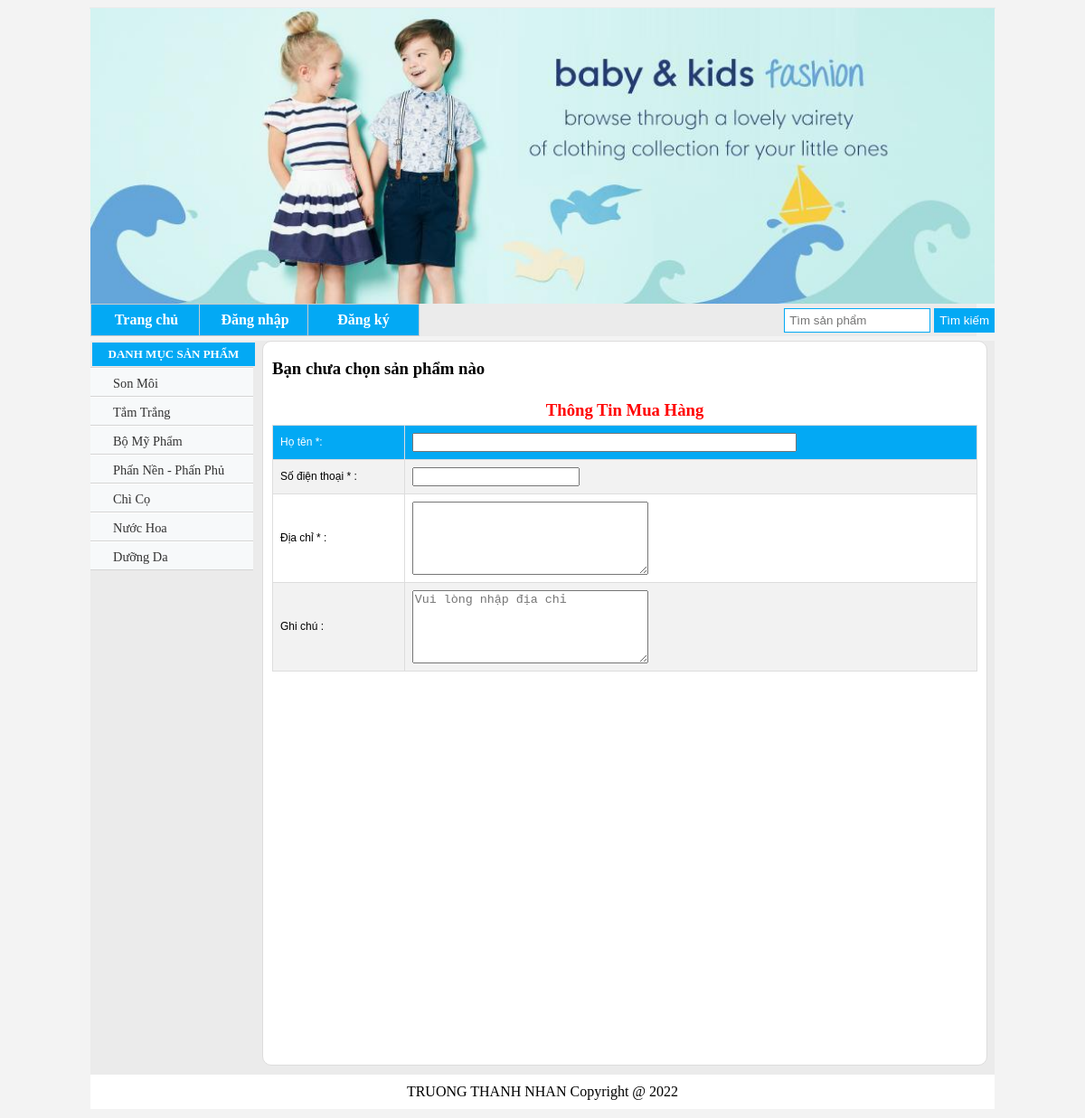
Screenshot of /index.php?action=4 with the database file from the repository.
### tables this page shows
CREATE TABLE IF NOT EXISTS `loaisp` (
  `maloai` varchar(50) NOT NULL,
  `ten` varchar(200) NOT NULL
);

### theleft.php (the view, shortened to what this page needs)
<?php
require("dbconnect.inc");
$sql= "select * from loaisp";
$result= mysqli_query($link, $sql);
?>
<div class="leftwapper">
<h2><a href="/">Danh Mục Sản Phẩm</a></h2>
<ul class="menu_cate">
<?php
	while($rows=mysqli_fetch_array($result))
	{
?>
	<li>
		<a href="danhmuc-<?php echo $rows['maloai'];?>.html"><?php echo $rows['ten'];?></a>
	</li>
<?php
	}
?>
</ul>
</div>

### css.css (style rules this page uses)
.leftwapper { float: left; width: 100%; background: rgba(204, 204, 204, 0.7); }
.leftwapper h2 { float: left; margin: 0px; padding: 0px; width: 100%; margin-bottom: 1px; }
.leftwapper h2 a { text-decoration: none; text-transform: uppercase; font-size: 13px; padding: 5px 2%; background: #03A9F4; border: 1px solid #EBEBEB; float: left; color: white; width: 96%; text-align: center; }
ul.menu_cate { float: left; width: 100%; list-style: none; margin: 0px; padding: 0px; }
ul.menu_cate li { line-height: 33px; background: #f7f9fa; list-style: none; border-top: #fff solid 1px; border-bottom: #d4d4d4 solid 1px; }
ul.menu_cate li a { color: #333; font-size: 0.9em; font-weight: normal; padding-left: 25px; display: block; height: 30px; text-decoration: none; text-transform: capitalize; }
.leftwapper h2 { border: 1px solid #EBEBEB; border-bottom: none; }
ul { margin: 10px 0; list-style: disc inside none; padding: 0px; }

### rows the page displays
loaisp: ten "Son Môi"
loaisp: ten "Tắm Trắng"
loaisp: ten "Bộ Mỹ Phẩm"
loaisp: ten "Phấn Nền - Phấn Phủ"
loaisp: ten "Chì Cọ"
loaisp: ten "Nước Hoa"
loaisp: ten "Dưỡng Da"
